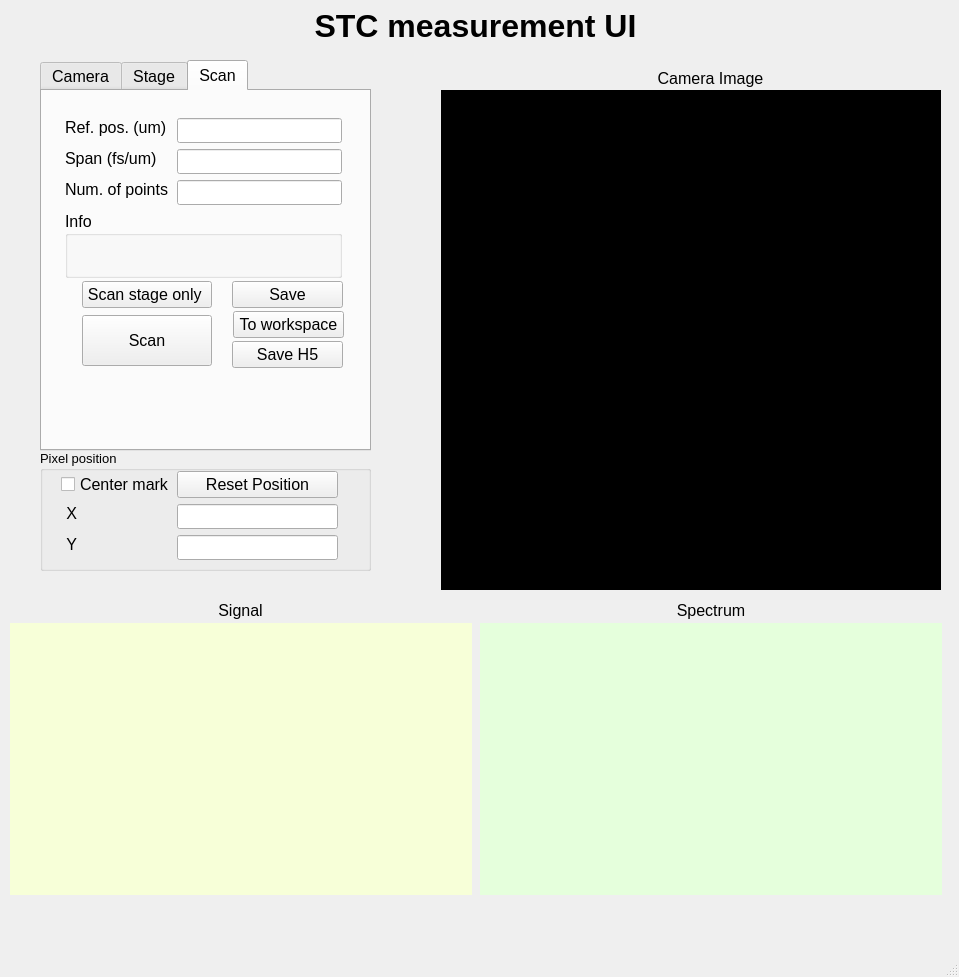
<?xml version="1.0" encoding="UTF-8"?>
<ui version="4.0">
 <class>MainWindow</class>
 <widget class="QMainWindow" name="MainWindow">
  <property name="geometry">
   <rect>
    <x>0</x>
    <y>0</y>
    <width>959</width>
    <height>977</height>
   </rect>
  </property>
  <property name="windowTitle">
   <string>MainWindow</string>
  </property>
  <widget class="QWidget" name="centralwidget">
   <widget class="QTabWidget" name="tabWidget">
    <property name="geometry">
     <rect>
      <x>40</x>
      <y>60</y>
      <width>331</width>
      <height>391</height>
     </rect>
    </property>
    <property name="font">
     <font>
      <pointsize>12</pointsize>
     </font>
    </property>
    <property name="currentIndex">
     <number>2</number>
    </property>
    <property name="iconSize">
     <size>
      <width>18</width>
      <height>18</height>
     </size>
    </property>
    <widget class="QWidget" name="camera_tab">
     <attribute name="title">
      <string>Camera</string>
     </attribute>
     <widget class="QPushButton" name="init_camera_button">
      <property name="geometry">
       <rect>
        <x>20</x>
        <y>20</y>
        <width>101</width>
        <height>27</height>
       </rect>
      </property>
      <property name="text">
       <string>Initialize</string>
      </property>
     </widget>
     <widget class="QPushButton" name="live_button">
      <property name="geometry">
       <rect>
        <x>129</x>
        <y>20</y>
        <width>111</width>
        <height>27</height>
       </rect>
      </property>
      <property name="text">
       <string>Live</string>
      </property>
     </widget>
     <widget class="QLineEdit" name="exposure_line_edit">
      <property name="geometry">
       <rect>
        <x>130</x>
        <y>69</y>
        <width>111</width>
        <height>25</height>
       </rect>
      </property>
      <property name="font">
       <font>
        <pointsize>12</pointsize>
       </font>
      </property>
      <property name="text">
       <string/>
      </property>
     </widget>
     <widget class="QLabel" name="label">
      <property name="geometry">
       <rect>
        <x>21</x>
        <y>69</y>
        <width>103</width>
        <height>19</height>
       </rect>
      </property>
      <property name="text">
       <string>Exposure (ms)</string>
      </property>
     </widget>
     <widget class="QSpinBox" name="average_edit">
      <property name="geometry">
       <rect>
        <x>130</x>
        <y>100</y>
        <width>111</width>
        <height>25</height>
       </rect>
      </property>
     </widget>
     <widget class="QLabel" name="label_2">
      <property name="geometry">
       <rect>
        <x>21</x>
        <y>100</y>
        <width>58</width>
        <height>19</height>
       </rect>
      </property>
      <property name="text">
       <string>Average</string>
      </property>
     </widget>
     <widget class="QPushButton" name="back_subtract_button">
      <property name="geometry">
       <rect>
        <x>20</x>
        <y>140</y>
        <width>221</width>
        <height>27</height>
       </rect>
      </property>
      <property name="text">
       <string>Background subtraction</string>
      </property>
     </widget>
     <widget class="QCheckBox" name="bin10_check_button">
      <property name="geometry">
       <rect>
        <x>20</x>
        <y>188</y>
        <width>63</width>
        <height>23</height>
       </rect>
      </property>
      <property name="text">
       <string>Bin10</string>
      </property>
     </widget>
     <widget class="QGroupBox" name="groupBox">
      <property name="geometry">
       <rect>
        <x>20</x>
        <y>217</y>
        <width>251</width>
        <height>61</height>
       </rect>
      </property>
      <property name="title">
       <string>AOI</string>
      </property>
      <widget class="QRadioButton" name="one_radio">
       <property name="geometry">
        <rect>
         <x>20</x>
         <y>30</y>
         <width>41</width>
         <height>17</height>
        </rect>
       </property>
       <property name="text">
        <string>1</string>
       </property>
      </widget>
      <widget class="QRadioButton" name="one_over_2_radio">
       <property name="geometry">
        <rect>
         <x>80</x>
         <y>30</y>
         <width>51</width>
         <height>17</height>
        </rect>
       </property>
       <property name="text">
        <string>1/2</string>
       </property>
      </widget>
      <widget class="QRadioButton" name="over_4_radio">
       <property name="geometry">
        <rect>
         <x>140</x>
         <y>30</y>
         <width>51</width>
         <height>17</height>
        </rect>
       </property>
       <property name="text">
        <string>1/4</string>
       </property>
      </widget>
      <widget class="QRadioButton" name="over_8_radio">
       <property name="geometry">
        <rect>
         <x>200</x>
         <y>30</y>
         <width>51</width>
         <height>17</height>
        </rect>
       </property>
       <property name="text">
        <string>1/8</string>
       </property>
      </widget>
     </widget>
     <widget class="QPushButton" name="bin_cam_push">
      <property name="geometry">
       <rect>
        <x>50</x>
        <y>300</y>
        <width>75</width>
        <height>27</height>
       </rect>
      </property>
      <property name="text">
       <string>Bin Cam</string>
      </property>
     </widget>
     <widget class="QPushButton" name="trigger_push">
      <property name="geometry">
       <rect>
        <x>131</x>
        <y>300</y>
        <width>75</width>
        <height>27</height>
       </rect>
      </property>
      <property name="text">
       <string>Trigger</string>
      </property>
     </widget>
    </widget>
    <widget class="QWidget" name="stage_tab">
     <attribute name="title">
      <string>Stage</string>
     </attribute>
     <widget class="QPushButton" name="stage_init">
      <property name="geometry">
       <rect>
        <x>20</x>
        <y>16</y>
        <width>271</width>
        <height>27</height>
       </rect>
      </property>
      <property name="text">
       <string>Initialize</string>
      </property>
     </widget>
     <widget class="QComboBox" name="closed_open_combo">
      <property name="geometry">
       <rect>
        <x>131</x>
        <y>49</y>
        <width>161</width>
        <height>25</height>
       </rect>
      </property>
      <item>
       <property name="text">
        <string>Closed Loop</string>
       </property>
      </item>
      <item>
       <property name="text">
        <string>Open Loop </string>
       </property>
      </item>
     </widget>
     <widget class="QLineEdit" name="set_pos_inline">
      <property name="geometry">
       <rect>
        <x>131</x>
        <y>80</y>
        <width>161</width>
        <height>25</height>
       </rect>
      </property>
      <property name="inputMethodHints">
       <set>Qt::ImhNone</set>
      </property>
     </widget>
     <widget class="QLineEdit" name="actual_pos_inline">
      <property name="geometry">
       <rect>
        <x>131</x>
        <y>111</y>
        <width>161</width>
        <height>25</height>
       </rect>
      </property>
      <property name="readOnly">
       <bool>true</bool>
      </property>
     </widget>
     <widget class="QLabel" name="label_5">
      <property name="geometry">
       <rect>
        <x>20</x>
        <y>49</y>
        <width>70</width>
        <height>19</height>
       </rect>
      </property>
      <property name="text">
       <string>Loop type</string>
      </property>
     </widget>
     <widget class="QLabel" name="label_6">
      <property name="geometry">
       <rect>
        <x>20</x>
        <y>80</y>
        <width>100</width>
        <height>19</height>
       </rect>
      </property>
      <property name="text">
       <string>Stage position</string>
      </property>
     </widget>
     <widget class="QLabel" name="label_7">
      <property name="geometry">
       <rect>
        <x>20</x>
        <y>111</y>
        <width>105</width>
        <height>19</height>
       </rect>
      </property>
      <property name="text">
       <string>Actual position</string>
      </property>
     </widget>
     <widget class="QGroupBox" name="groupBox_2">
      <property name="geometry">
       <rect>
        <x>19</x>
        <y>183</y>
        <width>289</width>
        <height>161</height>
       </rect>
      </property>
      <property name="title">
       <string>PID settings</string>
      </property>
      <widget class="QLineEdit" name="kp_inline">
       <property name="geometry">
        <rect>
         <x>35</x>
         <y>32</y>
         <width>106</width>
         <height>25</height>
        </rect>
       </property>
      </widget>
      <widget class="QLineEdit" name="kd_inline">
       <property name="geometry">
        <rect>
         <x>35</x>
         <y>63</y>
         <width>106</width>
         <height>25</height>
        </rect>
       </property>
      </widget>
      <widget class="QLineEdit" name="ki_inline">
       <property name="geometry">
        <rect>
         <x>35</x>
         <y>94</y>
         <width>106</width>
         <height>25</height>
        </rect>
       </property>
      </widget>
      <widget class="QLabel" name="label_8">
       <property name="geometry">
        <rect>
         <x>12</x>
         <y>32</y>
         <width>17</width>
         <height>19</height>
        </rect>
       </property>
       <property name="text">
        <string>kp</string>
       </property>
      </widget>
      <widget class="QLabel" name="label_9">
       <property name="geometry">
        <rect>
         <x>12</x>
         <y>63</y>
         <width>17</width>
         <height>19</height>
        </rect>
       </property>
       <property name="text">
        <string>kd</string>
       </property>
      </widget>
      <widget class="QLabel" name="label_10">
       <property name="geometry">
        <rect>
         <x>12</x>
         <y>94</y>
         <width>16</width>
         <height>19</height>
        </rect>
       </property>
       <property name="text">
        <string>ki</string>
       </property>
      </widget>
     </widget>
    </widget>
    <widget class="QWidget" name="scan_tab">
     <attribute name="title">
      <string>Scan</string>
     </attribute>
     <widget class="QLineEdit" name="ref_pos_inline_edit">
      <property name="geometry">
       <rect>
        <x>135</x>
        <y>27</y>
        <width>165</width>
        <height>25</height>
       </rect>
      </property>
     </widget>
     <widget class="QLineEdit" name="span_inline_edit">
      <property name="geometry">
       <rect>
        <x>135</x>
        <y>58</y>
        <width>165</width>
        <height>25</height>
       </rect>
      </property>
     </widget>
     <widget class="QLineEdit" name="num_of_points_inline">
      <property name="geometry">
       <rect>
        <x>135</x>
        <y>89</y>
        <width>165</width>
        <height>25</height>
       </rect>
      </property>
     </widget>
     <widget class="QGroupBox" name="groupBox_3">
      <property name="geometry">
       <rect>
        <x>23</x>
        <y>120</y>
        <width>277</width>
        <height>67</height>
       </rect>
      </property>
      <property name="title">
       <string>Info</string>
      </property>
      <widget class="QLabel" name="information_label">
       <property name="geometry">
        <rect>
         <x>10</x>
         <y>20</y>
         <width>261</width>
         <height>71</height>
        </rect>
       </property>
       <property name="text">
        <string/>
       </property>
      </widget>
     </widget>
     <widget class="QLabel" name="label_11">
      <property name="geometry">
       <rect>
        <x>23</x>
        <y>27</y>
        <width>103</width>
        <height>19</height>
       </rect>
      </property>
      <property name="text">
       <string>Ref. pos. (um)</string>
      </property>
     </widget>
     <widget class="QLabel" name="label_12">
      <property name="geometry">
       <rect>
        <x>23</x>
        <y>58</y>
        <width>93</width>
        <height>19</height>
       </rect>
      </property>
      <property name="text">
       <string>Span (fs/um)</string>
      </property>
     </widget>
     <widget class="QLabel" name="label_13">
      <property name="geometry">
       <rect>
        <x>23</x>
        <y>89</y>
        <width>106</width>
        <height>19</height>
       </rect>
      </property>
      <property name="text">
       <string>Num. of points</string>
      </property>
     </widget>
     <widget class="QPushButton" name="scan_stage_only_button">
      <property name="geometry">
       <rect>
        <x>40</x>
        <y>190</y>
        <width>130</width>
        <height>27</height>
       </rect>
      </property>
      <property name="text">
       <string>Scan stage only </string>
      </property>
     </widget>
     <widget class="QPushButton" name="scan_button">
      <property name="geometry">
       <rect>
        <x>40</x>
        <y>224</y>
        <width>130</width>
        <height>51</height>
       </rect>
      </property>
      <property name="text">
       <string>Scan</string>
      </property>
     </widget>
     <widget class="QPushButton" name="save_button">
      <property name="geometry">
       <rect>
        <x>190</x>
        <y>190</y>
        <width>111</width>
        <height>27</height>
       </rect>
      </property>
      <property name="text">
       <string>Save</string>
      </property>
     </widget>
     <widget class="QPushButton" name="saveH5_button">
      <property name="geometry">
       <rect>
        <x>190</x>
        <y>250</y>
        <width>111</width>
        <height>27</height>
       </rect>
      </property>
      <property name="text">
       <string>Save H5</string>
      </property>
     </widget>
     <widget class="QPushButton" name="workspace_button">
      <property name="geometry">
       <rect>
        <x>191</x>
        <y>220</y>
        <width>111</width>
        <height>27</height>
       </rect>
      </property>
      <property name="text">
       <string>To workspace</string>
      </property>
     </widget>
    </widget>
   </widget>
   <widget class="QWidget" name="camera_image_widget" native="true">
    <property name="geometry">
     <rect>
      <x>441</x>
      <y>90</y>
      <width>500</width>
      <height>500</height>
     </rect>
    </property>
    <property name="styleSheet">
     <string notr="true">background-color: rgb(0, 0, 0);
</string>
    </property>
   </widget>
   <widget class="QGroupBox" name="groupBox_4">
    <property name="geometry">
     <rect>
      <x>40</x>
      <y>450</y>
      <width>331</width>
      <height>121</height>
     </rect>
    </property>
    <property name="font">
     <font>
      <pointsize>10</pointsize>
     </font>
    </property>
    <property name="title">
     <string>Pixel position</string>
    </property>
    <widget class="QCheckBox" name="center_check">
     <property name="geometry">
      <rect>
       <x>21</x>
       <y>23</y>
       <width>110</width>
       <height>23</height>
      </rect>
     </property>
     <property name="font">
      <font>
       <pointsize>12</pointsize>
      </font>
     </property>
     <property name="text">
      <string>Center mark</string>
     </property>
    </widget>
    <widget class="QLineEdit" name="x_inline_edit">
     <property name="geometry">
      <rect>
       <x>137</x>
       <y>54</y>
       <width>161</width>
       <height>25</height>
      </rect>
     </property>
     <property name="font">
      <font>
       <pointsize>12</pointsize>
      </font>
     </property>
     <property name="text">
      <string/>
     </property>
    </widget>
    <widget class="QLabel" name="label_3">
     <property name="geometry">
      <rect>
       <x>21</x>
       <y>85</y>
       <width>16</width>
       <height>19</height>
      </rect>
     </property>
     <property name="font">
      <font>
       <pointsize>12</pointsize>
      </font>
     </property>
     <property name="text">
      <string>Y</string>
     </property>
     <property name="alignment">
      <set>Qt::AlignRight|Qt::AlignTrailing|Qt::AlignVCenter</set>
     </property>
    </widget>
    <widget class="QLabel" name="label_4">
     <property name="geometry">
      <rect>
       <x>21</x>
       <y>54</y>
       <width>16</width>
       <height>19</height>
      </rect>
     </property>
     <property name="font">
      <font>
       <pointsize>12</pointsize>
      </font>
     </property>
     <property name="text">
      <string>X</string>
     </property>
     <property name="alignment">
      <set>Qt::AlignRight|Qt::AlignTrailing|Qt::AlignVCenter</set>
     </property>
    </widget>
    <widget class="QPushButton" name="reset_push">
     <property name="geometry">
      <rect>
       <x>137</x>
       <y>21</y>
       <width>161</width>
       <height>27</height>
      </rect>
     </property>
     <property name="font">
      <font>
       <pointsize>12</pointsize>
      </font>
     </property>
     <property name="text">
      <string>Reset Position</string>
     </property>
    </widget>
    <widget class="QLineEdit" name="y_inline_edit">
     <property name="geometry">
      <rect>
       <x>137</x>
       <y>85</y>
       <width>161</width>
       <height>25</height>
      </rect>
     </property>
     <property name="font">
      <font>
       <pointsize>12</pointsize>
      </font>
     </property>
    </widget>
   </widget>
   <widget class="QLabel" name="label_14">
    <property name="geometry">
     <rect>
      <x>10</x>
      <y>0</y>
      <width>931</width>
      <height>51</height>
     </rect>
    </property>
    <property name="font">
     <font>
      <family>MS Sans Serif</family>
      <pointsize>24</pointsize>
      <weight>75</weight>
      <bold>true</bold>
     </font>
    </property>
    <property name="text">
     <string>STC measurement UI</string>
    </property>
    <property name="alignment">
     <set>Qt::AlignCenter</set>
    </property>
   </widget>
   <widget class="QWidget" name="signal_widget" native="true">
    <property name="geometry">
     <rect>
      <x>10</x>
      <y>623</y>
      <width>462</width>
      <height>272</height>
     </rect>
    </property>
    <property name="styleSheet">
     <string notr="true">background-color: rgb(247, 255, 216);</string>
    </property>
   </widget>
   <widget class="QWidget" name="spectrum_widget" native="true">
    <property name="geometry">
     <rect>
      <x>480</x>
      <y>623</y>
      <width>462</width>
      <height>272</height>
     </rect>
    </property>
    <property name="styleSheet">
     <string notr="true">background-color: rgb(229, 255, 220);</string>
    </property>
   </widget>
   <widget class="QLabel" name="label_15">
    <property name="geometry">
     <rect>
      <x>10</x>
      <y>600</y>
      <width>461</width>
      <height>21</height>
     </rect>
    </property>
    <property name="font">
     <font>
      <pointsize>12</pointsize>
     </font>
    </property>
    <property name="text">
     <string>Signal</string>
    </property>
    <property name="alignment">
     <set>Qt::AlignCenter</set>
    </property>
   </widget>
   <widget class="QLabel" name="label_16">
    <property name="geometry">
     <rect>
      <x>480</x>
      <y>600</y>
      <width>462</width>
      <height>21</height>
     </rect>
    </property>
    <property name="font">
     <font>
      <pointsize>12</pointsize>
     </font>
    </property>
    <property name="text">
     <string>Spectrum</string>
    </property>
    <property name="alignment">
     <set>Qt::AlignCenter</set>
    </property>
   </widget>
   <widget class="QLabel" name="label_17">
    <property name="geometry">
     <rect>
      <x>480</x>
      <y>68</y>
      <width>461</width>
      <height>21</height>
     </rect>
    </property>
    <property name="font">
     <font>
      <pointsize>12</pointsize>
     </font>
    </property>
    <property name="text">
     <string>Camera Image</string>
    </property>
    <property name="alignment">
     <set>Qt::AlignCenter</set>
    </property>
   </widget>
  </widget>
  <widget class="QMenuBar" name="menubar">
   <property name="geometry">
    <rect>
     <x>0</x>
     <y>0</y>
     <width>959</width>
     <height>21</height>
    </rect>
   </property>
  </widget>
  <widget class="QStatusBar" name="statusbar"/>
 </widget>
 <resources/>
 <connections/>
</ui>
